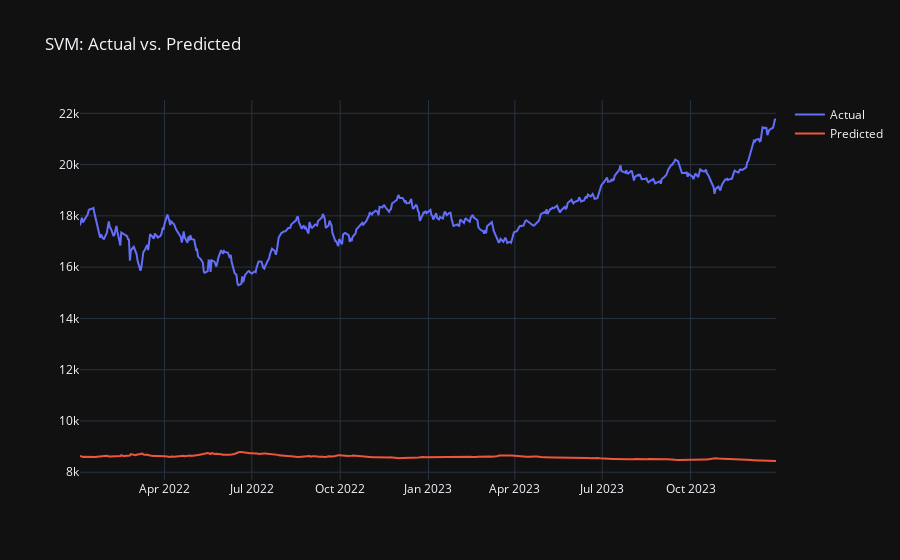

Notebook code for this chart:
### Markdown cell above
### 2. Support Vector Machine (SVM)
A more complex model that can find non-linear relationships.

### Code cell
from sklearn.svm import SVR

svm_model = SVR(kernel='rbf')
svm_model.fit(X_train_scaled, y_train) # SVM can be trained on unscaled target
y_pred_svm = svm_model.predict(X_test_scaled)

results['SVM'] = {
    'MSE': mean_squared_error(y_test, y_pred_svm),
    'MAE': mean_absolute_error(y_test, y_pred_svm),
    'R2': r2_score(y_test, y_pred_svm)
}
print(f"SVM MSE: {results['SVM']['MSE']}")

# Plotting
fig = go.Figure()
fig.add_trace(go.Scatter(x=y_test.index, y=y_test, mode='lines', name='Actual'))
fig.add_trace(go.Scatter(x=y_test.index, y=y_pred_svm, mode='lines', name='Predicted'))
fig.update_layout(title='SVM: Actual vs. Predicted', template='plotly_dark')
fig.show()

### Figure 1 — Plotly figure (JSON) as saved in the notebook; plotly's stock layout.template omitted (floating-point values rounded to 4 significant figures; data arrays with more than 128 entries replaced by an {"elided": "..."} marker saying what was removed)
{"data": [{"mode": "lines", "name": "Actual", "type": "scatter", "x": {"elided": "493 str values"}, "y": {"elided": "493 float values"}}, {"mode": "lines", "name": "Predicted", "type": "scatter", "x": {"elided": "493 str values"}, "y": {"elided": "493 float values"}}], "layout": {"title": {"text": "SVM: Actual vs. Predicted"}}}
